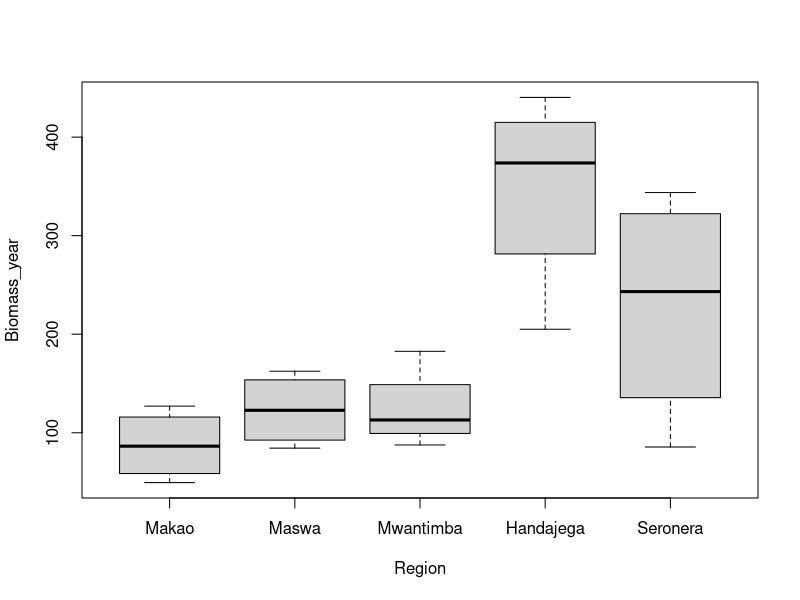

The R source for this figure:
# Packages 
library(tidyr)
library(plyr)
library(dplyr)

#### 1. Sorting the herbaceous data ####
AccumH6 <- read.csv(file="Ecosystem carbon/Herbaceous.data/AccumH6.csv", header=T)
AccumH7 <- read.csv(file="Ecosystem carbon/Herbaceous.data/AccumH7.csv", header=T)
DatabiomAccum <- read.csv(file="Ecosystem carbon/Herbaceous.data/DatabiomAccum.csv", header=T)
Herbaceous <- read.csv(file="Ecosystem carbon/Herbaceous.data/12Herbaceous.csv", header=T)
#HerbResBiomass <- read.csv(file="Ecosystem carbon/Herbaceous.data/HerbResBiomass.csv", header=T)

#### 1. Look at data biom ####
colnames(AccumH6)
AccumulatedHerb6 <- AccumH6[,c(3:6,8,10,11,81,82)]
AccumulatedHerb7 <- AccumH7[,c(3:6,8,10,11,81,82)]

# Level site.name
AccumulatedHerb7$site.name<- factor(AccumulatedHerb7$site.name, levels = c("Makao","Maswa","Mwantimba","Handajega","Seronera"))

Production <- filter(AccumulatedHerb7,prodcons=="Cum_prod")
Consumption <- filter(AccumulatedHerb7,prodcons=="Cum_cons")

colnames(Production)[9] <- "Cum_prod"
colnames(Consumption)[9] <- "Cum_cons"

Prod_cons <- cbind(Production,Consumption[,c(8,9)])
colnames(Prod_cons)
Prod_cons <- Prod_cons[,c(4:9,11)]

# new column of accumulated residual biomass 
colnames(Prod_cons)
Prod_cons <- mutate(Prod_cons,ResidAccumBiomass=Cum_prod-Cum_cons)

colnames(Prod_cons)
colnames(Prod_cons)[2] <- "Region"
colnames(Prod_cons)[4] <- "Block"
Prod_cons <- droplevels(Prod_cons)

# new column of Accumulated per month and per year 
Prod_cons <- mutate(Prod_cons,ResidAccumBiomass_month=ResidAccumBiomass/15)
Prod_cons <- mutate(Prod_cons,Biomass_year=ResidAccumBiomass_month*12)

plot(Biomass_year~Region, data=Prod_cons)

# Create one dataset 
Herbaceous2 <- left_join(Herbaceous,Prod_cons,by=c("Region","Block"))
names(Herbaceous2)
Herbaceous2 <- Herbaceous2[c(1:3,15,5,6,8:11,17:21)]

# Accumulated recidual biomass is given in g/m2, want to change it to kg/m2 
Herbaceous2 <- mutate(Herbaceous2,HerbBM_year.kgm2=Biomass_year/1000)
Herbaceous2 <- mutate(Herbaceous2,HerbC_year.kgm2=HerbBM_year.kgm2/2)

write.csv(Herbaceous2, "Ecosystem carbon/Herbaceous.data/AccumHerbaceous.csv")
